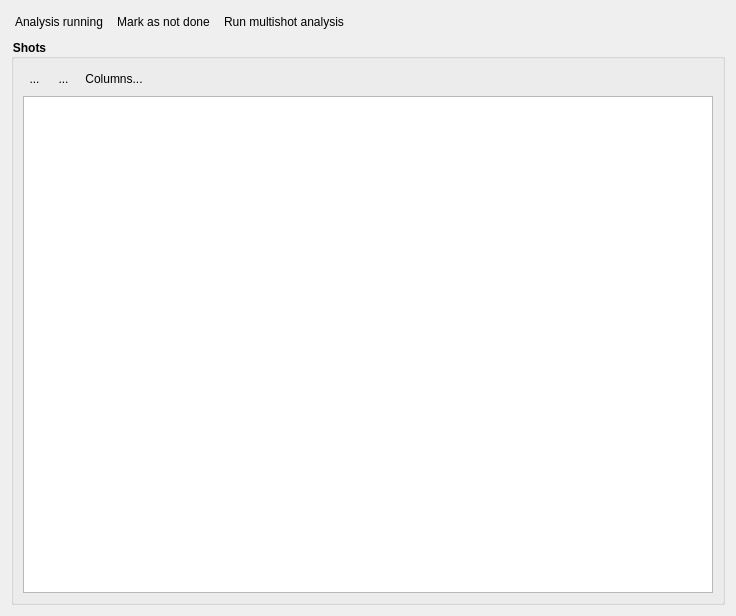
<?xml version="1.0" encoding="UTF-8"?>
<ui version="4.0">
 <class>Form</class>
 <widget class="QWidget" name="Form">
  <property name="geometry">
   <rect>
    <x>0</x>
    <y>0</y>
    <width>736</width>
    <height>616</height>
   </rect>
  </property>
  <property name="windowTitle">
   <string>Form</string>
  </property>
  <property name="styleSheet">
   <string notr="true">QPushButton {
     border: none;
     padding: 4px;
 }

QPushButton:hover {
     background-color: qlineargradient(x1: 0, y1: 0, x2: 0, y2: 1,
                                       stop: 0 #f6f7fa, stop: 1 #dadbde);
     border: 1px solid #8f8f91;
     border-radius: 3px;
 }

 QPushButton:pressed {
     background-color: qlineargradient(x1: 0, y1: 0, x2: 0, y2: 1,
                                       stop: 0 #dadbde, stop: 1 #f6f7fa);
     border: 1px solid #8f8f91;
     border-radius: 3px;
 }

QPushButton:checked {
     background-color: #dadbde;
     border: 1px solid #8f8f91;
     border-radius: 3px;
 }

QPushButton:hover:checked {
     background-color: qlineargradient(x1: 0, y1: 0, x2: 0, y2: 1,
                                       stop: 0 #dadbde, stop: 1 #f6f7fa);
     border: 1px solid #8f8f91;
     border-radius: 3px;
 }

QToolButton {
     border: none;
     padding: 2px;
 }

QToolButton:hover {
     background-color: qlineargradient(x1: 0, y1: 0, x2: 0, y2: 1,
                                       stop: 0 #f6f7fa, stop: 1 #dadbde);
     border: 1px solid #8f8f91;
     border-radius: 3px;
 }

 QToolButton:pressed {
     background-color: qlineargradient(x1: 0, y1: 0, x2: 0, y2: 1,
                                       stop: 0 #dadbde, stop: 1 #f6f7fa);
     border: 1px solid #8f8f91;
     border-radius: 3px;
 }

QToolButton:checked {
     background-color: #dadbde;
     border: 1px solid #8f8f91;
     border-radius: 3px;
 }

QToolButton:hover:checked {
     background-color: qlineargradient(x1: 0, y1: 0, x2: 0, y2: 1,
                                       stop: 0 #dadbde, stop: 1 #f6f7fa);
     border: 1px solid #8f8f91;
     border-radius: 3px;
 }

QGroupBox
{
    font-weight: bold;
}</string>
  </property>
  <layout class="QVBoxLayout" name="verticalLayout_3">
   <item>
    <layout class="QVBoxLayout" name="verticalLayout">
     <item>
      <layout class="QHBoxLayout" name="horizontalLayout">
       <item>
        <widget class="QPushButton" name="pushButton">
         <property name="text">
          <string>Analysis running</string>
         </property>
         <property name="icon">
          <iconset resource="../../Anaconda/Lib/site-packages/qtutils/icons/icons.qrc">
           <normaloff>:/qtutils/fugue/control.png</normaloff>:/qtutils/fugue/control.png</iconset>
         </property>
        </widget>
       </item>
       <item>
        <widget class="QPushButton" name="pushButton_2">
         <property name="text">
          <string>Mark as not done</string>
         </property>
         <property name="icon">
          <iconset resource="../../Anaconda/Lib/site-packages/qtutils/icons/icons.qrc">
           <normaloff>:/qtutils/fugue/arrow-curve-180.png</normaloff>:/qtutils/fugue/arrow-curve-180.png</iconset>
         </property>
        </widget>
       </item>
       <item>
        <widget class="QPushButton" name="pushButton_3">
         <property name="text">
          <string>Run multishot analysis</string>
         </property>
         <property name="icon">
          <iconset resource="../../Anaconda/Lib/site-packages/qtutils/icons/icons.qrc">
           <normaloff>:/qtutils/fugue/arrow-curve.png</normaloff>:/qtutils/fugue/arrow-curve.png</iconset>
         </property>
        </widget>
       </item>
       <item>
        <spacer name="horizontalSpacer">
         <property name="orientation">
          <enum>Qt::Horizontal</enum>
         </property>
         <property name="sizeHint" stdset="0">
          <size>
           <width>40</width>
           <height>20</height>
          </size>
         </property>
        </spacer>
       </item>
      </layout>
     </item>
     <item>
      <widget class="QGroupBox" name="groupBox">
       <property name="title">
        <string>Shots</string>
       </property>
       <property name="flat">
        <bool>false</bool>
       </property>
       <property name="checkable">
        <bool>false</bool>
       </property>
       <layout class="QVBoxLayout" name="verticalLayout_2">
        <item>
         <layout class="QHBoxLayout" name="horizontalLayout_2">
          <item>
           <widget class="QToolButton" name="toolButton">
            <property name="toolTip">
             <string>Add shots</string>
            </property>
            <property name="text">
             <string>...</string>
            </property>
            <property name="icon">
             <iconset resource="../../Anaconda/Lib/site-packages/qtutils/icons/icons.qrc">
              <normaloff>:/qtutils/fugue/plus.png</normaloff>:/qtutils/fugue/plus.png</iconset>
            </property>
           </widget>
          </item>
          <item>
           <widget class="QToolButton" name="toolButton_2">
            <property name="toolTip">
             <string>Remove selected shots</string>
            </property>
            <property name="text">
             <string>...</string>
            </property>
            <property name="icon">
             <iconset resource="../../Anaconda/Lib/site-packages/qtutils/icons/icons.qrc">
              <normaloff>:/qtutils/fugue/minus.png</normaloff>:/qtutils/fugue/minus.png</iconset>
            </property>
           </widget>
          </item>
          <item>
           <widget class="QPushButton" name="pushButton_edit_columns">
            <property name="toolTip">
             <string>Edit which columns are displayed</string>
            </property>
            <property name="text">
             <string>Columns...</string>
            </property>
            <property name="icon">
             <iconset resource="../../Anaconda/Lib/site-packages/qtutils/icons/icons.qrc">
              <normaloff>:/qtutils/fugue/table--pencil.png</normaloff>:/qtutils/fugue/table--pencil.png</iconset>
            </property>
           </widget>
          </item>
          <item>
           <spacer name="horizontalSpacer_2">
            <property name="orientation">
             <enum>Qt::Horizontal</enum>
            </property>
            <property name="sizeHint" stdset="0">
             <size>
              <width>40</width>
              <height>20</height>
             </size>
            </property>
           </spacer>
          </item>
         </layout>
        </item>
        <item>
         <widget class="QTableView" name="tableView">
          <property name="autoScroll">
           <bool>false</bool>
          </property>
          <property name="alternatingRowColors">
           <bool>true</bool>
          </property>
         </widget>
        </item>
       </layout>
      </widget>
     </item>
    </layout>
   </item>
  </layout>
 </widget>
 <resources>
  <include location="../../Anaconda/Lib/site-packages/qtutils/icons/icons.qrc"/>
 </resources>
 <connections/>
</ui>
